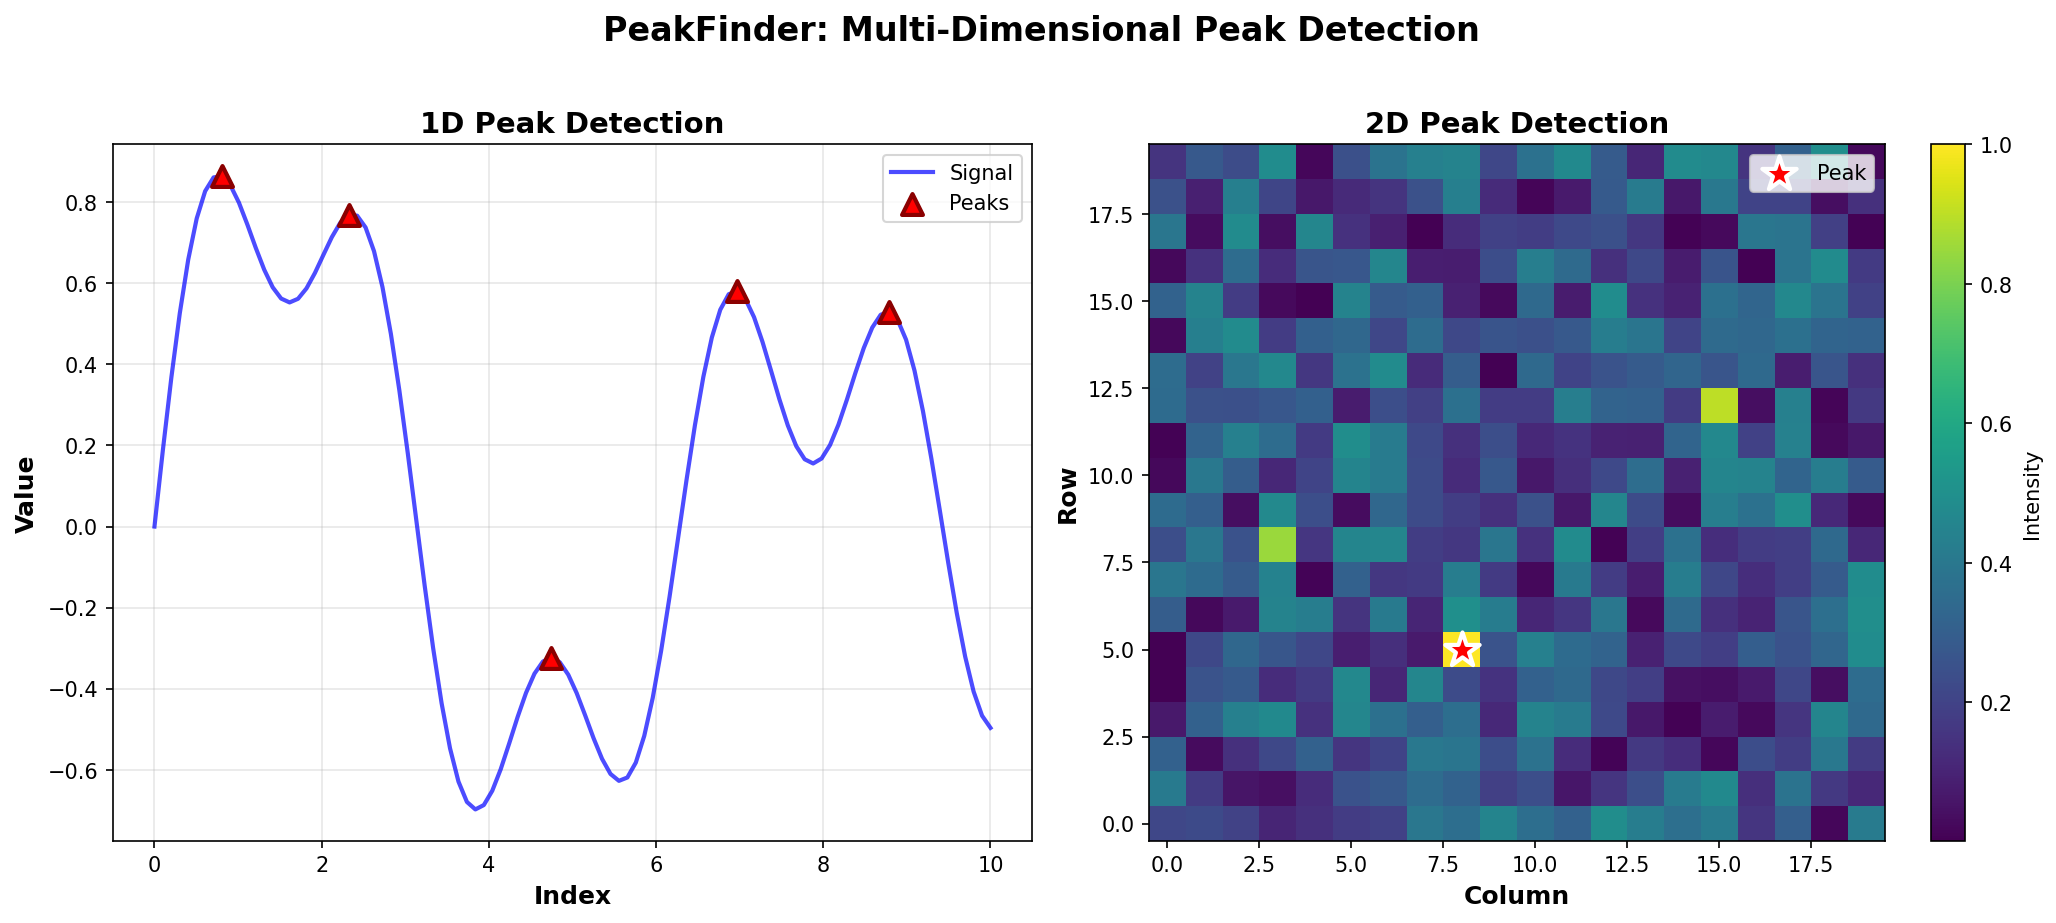

Generate this figure with Python:
#!/usr/bin/env python3
"""
Generate a copyright-free visualization diagram for PeakFinder.

This script creates a simple diagram showing peak detection in action.
Run with: python docs/assets/peak_detection_diagram.py

Requirements: matplotlib and numpy (install with: pip install matplotlib numpy)
"""

import os
import sys

# Add parent directory to path to allow importing peakfinder
sys.path.insert(0, os.path.join(os.path.dirname(__file__), "../.."))

try:
    import matplotlib.pyplot as plt
    import numpy as np

    # Create figure
    fig, (ax1, ax2) = plt.subplots(1, 2, figsize=(14, 6))

    # 1D Peak Detection Visualization
    x = np.linspace(0, 10, 100)
    y = np.sin(x) * np.exp(-x / 10) + 0.3 * np.sin(3 * x)
    peaks_indices = []
    for i in range(1, len(y) - 1):
        if y[i] >= y[i - 1] and y[i] >= y[i + 1]:
            peaks_indices.append(i)

    ax1.plot(x, y, "b-", linewidth=2, label="Signal", alpha=0.7)
    ax1.scatter(
        x[peaks_indices],
        y[peaks_indices],
        c="red",
        s=100,
        marker="^",
        label="Peaks",
        zorder=5,
        edgecolors="darkred",
        linewidths=2,
    )
    ax1.set_xlabel("Index", fontsize=12, fontweight="bold")
    ax1.set_ylabel("Value", fontsize=12, fontweight="bold")
    ax1.set_title("1D Peak Detection", fontsize=14, fontweight="bold")
    ax1.grid(True, alpha=0.3)
    ax1.legend(fontsize=10)

    # 2D Peak Detection Visualization
    matrix = np.random.rand(20, 20) * 0.5
    # Add some peaks
    matrix[5, 8] = 1.0
    matrix[12, 15] = 0.9
    matrix[8, 3] = 0.85

    im = ax2.imshow(matrix, cmap="viridis", aspect="auto", origin="lower")
    
    # Find and mark peaks (try to use PeakDetector if available)
    try:
        from peakfinder import PeakDetector
        detector = PeakDetector(matrix)
        row, col = detector.find_peak_2d()
        ax2.scatter(
            [col],
            [row],
            c="red",
            s=300,
            marker="*",
            label="Peak",
            zorder=5,
            edgecolors="white",
            linewidths=2,
        )
    except ImportError:
        # Fallback: mark the maximum manually
        max_idx = np.unravel_index(np.argmax(matrix), matrix.shape)
        ax2.scatter(
            [max_idx[1]],
            [max_idx[0]],
            c="red",
            s=300,
            marker="*",
            label="Peak",
            zorder=5,
            edgecolors="white",
            linewidths=2,
        )

    plt.colorbar(im, ax=ax2, label="Intensity")
    ax2.set_xlabel("Column", fontsize=12, fontweight="bold")
    ax2.set_ylabel("Row", fontsize=12, fontweight="bold")
    ax2.set_title("2D Peak Detection", fontsize=14, fontweight="bold")
    ax2.legend(fontsize=10)

    plt.suptitle("PeakFinder: Multi-Dimensional Peak Detection", 
                 fontsize=16, fontweight="bold", y=1.02)
    plt.tight_layout()
    
    output_path = os.path.join(os.path.dirname(__file__), "peak_detection_diagram.png")
    plt.savefig(output_path, dpi=150, bbox_inches="tight")
    print(f"✓ Diagram saved to {output_path}")
    plt.close()

except ImportError as e:
    print(f"Error: {e}")
    print("\nPlease install required dependencies:")
    print("  pip install matplotlib numpy")
    print("\nOr use the ASCII art version in the README.")
    sys.exit(1)
except Exception as e:
    print(f"Error generating diagram: {e}")
    print("\nUsing ASCII art version in README instead.")
    sys.exit(1)

